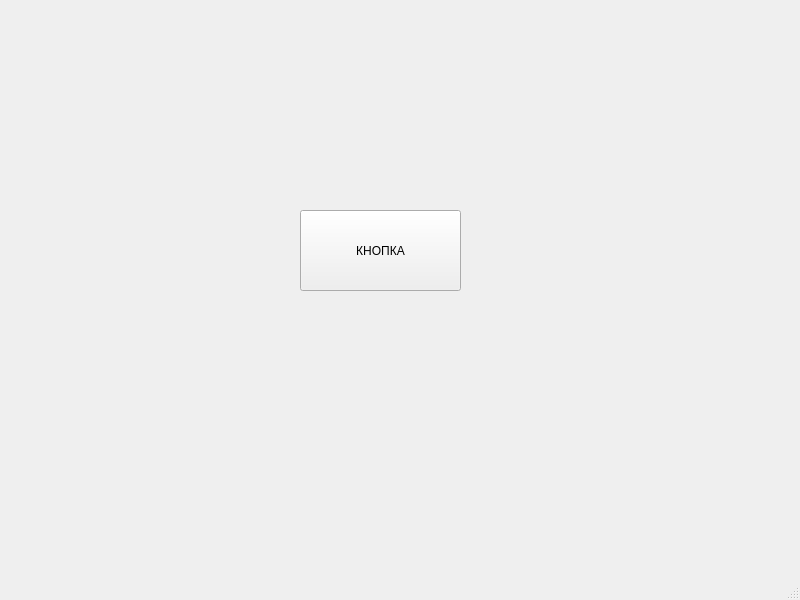
<?xml version="1.0" encoding="UTF-8"?>
<ui version="4.0">
 <class>MainWindow</class>
 <widget class="QMainWindow" name="MainWindow">
  <property name="geometry">
   <rect>
    <x>0</x>
    <y>0</y>
    <width>800</width>
    <height>600</height>
   </rect>
  </property>
  <property name="windowTitle">
   <string>MainWindow</string>
  </property>
  <widget class="QWidget" name="centralwidget">
   <widget class="QPushButton" name="pushButton">
    <property name="geometry">
     <rect>
      <x>300</x>
      <y>210</y>
      <width>161</width>
      <height>81</height>
     </rect>
    </property>
    <property name="text">
     <string>КНОПКА</string>
    </property>
   </widget>
  </widget>
  <widget class="QMenuBar" name="menubar">
   <property name="geometry">
    <rect>
     <x>0</x>
     <y>0</y>
     <width>800</width>
     <height>26</height>
    </rect>
   </property>
  </widget>
  <widget class="QStatusBar" name="statusbar"/>
 </widget>
 <resources/>
 <connections/>
</ui>
